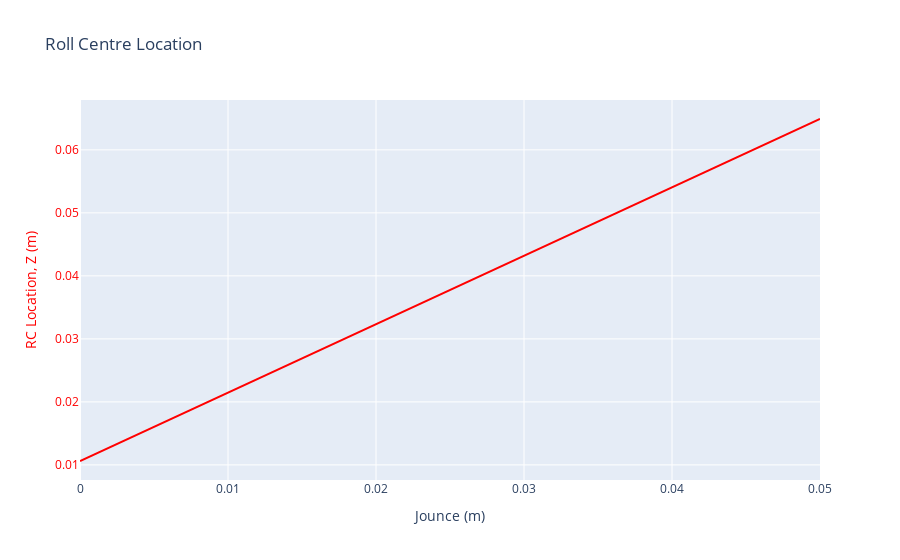

The notebook cell this image was saved under:
### Code cell
# Plot RC vs jounce

fig = go.Figure()

fig.add_trace(
    go.Scatter(
        x=results_df["jounce"],
        y=results_df["rc_z"],
        mode='lines',
        marker=dict(color='red'),
        name='Roll Centre Location, z',
        yaxis='y'  # Explicitly associate this trace with the primary y-axis
    )
)

# Update layout to add a secondary y-axis
fig.update_layout(
    title='Roll Centre Location',
    xaxis=dict(title='Jounce (m)'),
    yaxis=dict(
        title='RC Location, Z (m)',
        titlefont=dict(color='red'),
        tickfont=dict(color='red')
    ),
    legend=dict(x=0.5, y=-0.2, orientation='h')  # Adjust legend position if needed
)

# Show the figure
fig.show()

### Figure 1 — Plotly figure (JSON) as saved in the notebook; plotly's stock layout.template omitted (floating-point values rounded to 4 significant figures)
{"data": [{"marker": {"color": "red"}, "mode": "lines", "name": "Roll Centre Location, z", "type": "scatter", "x": [0, 0.05], "y": [0.01062, 0.0649], "yaxis": "y"}], "layout": {"legend": {"orientation": "h", "x": 0.5, "y": -0.2}, "title": {"text": "Roll Centre Location"}, "xaxis": {"title": {"text": "Jounce (m)"}}, "yaxis": {"tickfont": {"color": "red"}, "title": {"font": {"color": "red"}, "text": "RC Location, Z (m)"}}}}
